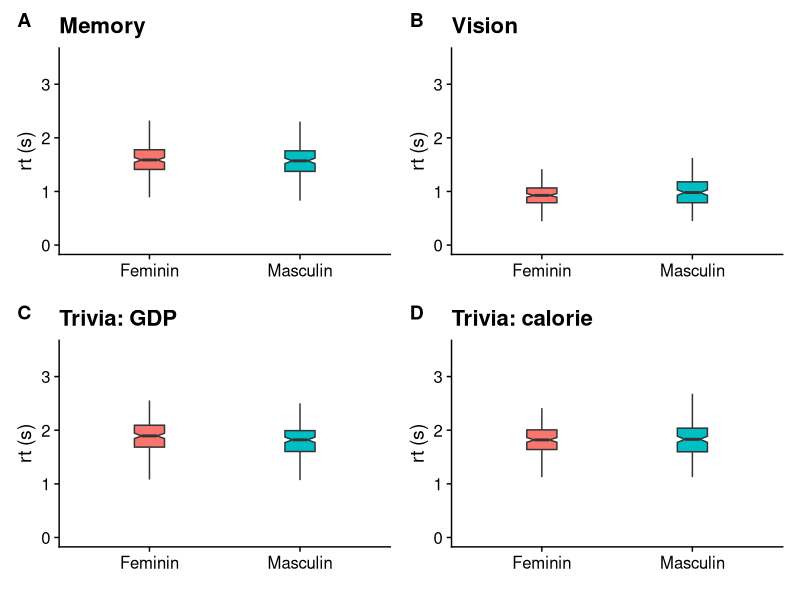
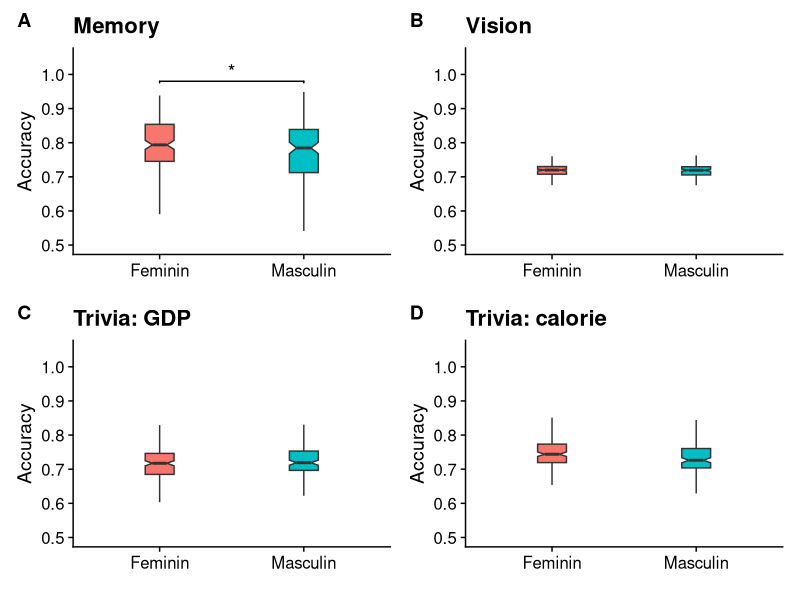

Write the R code that produced these figures, in order.
# clear environment and load core tables ----------------------------------
# clear environment
rm(list = ls())

# megatable 
megatable <- read.csv('../data/megatable.csv')
megatable_long <- read.csv('../data/megatable_long.csv')

# t1
t1_data <- read.csv('../data/t1.csv')
t1_long <-read.csv('../data/t1_long.csv')

# remove useless first columns
megatable <- megatable[,-1]
megatable_long <- megatable_long[,-1]
t1_data <- t1_data[,-1]
t1_long <- t1_long[,-1]

# load packages
library(dplyr)
library(tidyr)
library(car)
library(rstatix)
library(ggplot2)
library(ggpubr)
library(ggsignif)
library(gridExtra)
library(patchwork)
library(cowplot)
library(stringr)


# Split the tables --------------------------------------------------------
t1_rt <- t1_long %>%
  filter(str_detect(mod, "rt")) 
t1_rt <- t1_rt %>%
  filter(!str_detect(mod, "avg"))

t1_acc <- t1_long %>%
  filter(str_detect(mod, "acc"))
t1_acc <- t1_acc %>%
  filter(!str_detect(mod, "avg"))
colnames(t1_rt)[4] <- "rt"
colnames(t1_acc)[4] <- "acc"


# test assumptions --------------------------------------------------------
# shaprio test the values for each group

# for accuracy
# for rt
normrt <- t1_rt %>%
  group_by(gender, mod) %>%
  shapiro_test(rt)

normacc <- t1_acc %>%
  group_by(gender, mod) %>%
  shapiro_test(acc)

# any significant columns?
sum(normrt$p <= 0.05)
sum(normacc$p <= 0.05)
#yup 

# levene test for equal variance
# apply correct and relevant columns
levenert <- lapply(t1_data[c(7:10)], leveneTest, group = t1_data$gender)
leveneacc <- lapply(t1_data[c(3:6)], leveneTest, group = t1_data$gender)

# see outcomes
levenert #vision is significant (**)
leveneacc # memory is significant (**)


# get means ---------------------------------------------------------------
options(digits = 12)

rt_mean <- t1_rt %>%
  group_by(gender, mod) %>%
  summarise(mean(rt))
#View(rt_mean)
rt_sd <- t1_rt %>%
  group_by(gender, mod) %>%
  summarise(sd(rt))
#View(rt_sd)

acc_mean <- t1_acc %>%
  group_by(gender, mod) %>%
  summarise(mean(acc))
#View(acc_mean)
acc_sd <- t1_acc %>%
  group_by(gender, mod) %>%
  summarise(sd(acc))
#View(acc_sd)

# run anovas --------------------------------------------------------------
# rt
rt.aov <- anova_test(data = t1_rt, dv = rt, wid = subj, between = gender, within = mod)
get_anova_table(rt.aov) #modality effect

# acc
acc.aov <- anova_test(data = t1_acc, dv = acc, wid = subj, between = gender, within = mod)
get_anova_table(acc.aov) # all significant

# post hoc for modality effect rt
rt.one <- t1_rt %>%
  group_by(gender) %>%
  anova_test(dv = rt, wid = subj, within = mod) %>%
  get_anova_table() %>%
  adjust_pvalue(method = "holm")
rt.one
# modality had an effect in men and women

# paired t-tests to see which modalities have different reaction times within a gender
pwcrt <- t1_rt %>%
  group_by(gender) %>%
  pairwise_t_test(rt ~ mod, p.adjust.method = "holm")
pwcrt

# now the post hoc for accuracy differences
acc.gen <- t1_acc %>%
  group_by(mod) %>%
  anova_test(dv = acc, wid = subj, between = gender) %>%
  get_anova_table() %>%
  adjust_pvalue(method = "holm")
acc.gen

acc.mod <- t1_acc %>%
  group_by(gender) %>%
  anova_test(dv = acc, wid = subj, within = mod) %>%
  get_anova_table() %>%
  adjust_pvalue(method = "holm")
acc.mod
# accuracy differences across modalities in both genders

# paired t-tests to see which modalities have different accuracy within a gender
pwcacc <- t1_acc %>%
  group_by(gender) %>%
  pairwise_t_test(acc ~ mod, p.adjust.method = "holm")
pwcacc

# plot plot plot ----------------------------------------------------------
# for reaction time
rtmem <- ggplot(t1_data, aes(x = gender, y = rt_mem, group = gender, fill=gender))+
  geom_boxplot(notch = T, outlier.shape = NA, width = 0.2, show.legend = FALSE) +
  labs(title="Memory", y="rt (s)", tag = "A") +
  ylim(0,3.5)+
  xlab(element_blank())+
  theme_cowplot()

rtvis <- ggplot(t1_data, aes(x = gender, y = rt_vis, group = gender, fill=gender))+
  geom_boxplot(notch = T, outlier.shape = NA, width = 0.2, show.legend = FALSE) +
  labs(title="Vision", y="rt (s)", tag = "B") +
  ylim(0,3.5)+
  xlab(element_blank())+
  theme_cowplot()

rtgdp <- ggplot(t1_data, aes(x = gender, y = rt_gdp, group = gender, fill=gender))+
  geom_boxplot(notch = T, outlier.shape = NA, width = 0.2, show.legend = FALSE) +
  labs(title="Trivia: GDP", y="rt (s)", tag = "C") +
  ylim(0,3.5)+
  xlab(element_blank())+
  theme_cowplot()

rtcal <- ggplot(t1_data, aes(x = gender, y = rt_cal, group = gender, fill=gender))+
  geom_boxplot(notch = T, outlier.shape = NA, width = 0.2, show.legend = FALSE) +
  labs(title="Trivia: calorie", y="rt (s)", tag = "D") +
  ylim(0,3.5)+
  xlab(element_blank())+
  theme_cowplot()

rtmem + rtvis + rtgdp + rtcal + plot_layout()

# for accuracy
accmem <- ggplot(t1_data, aes(x = gender, y = acc_mem, group = gender, fill=gender))+
  geom_boxplot(notch = T, outlier.shape = NA, width = 0.2, show.legend = FALSE) +
  labs(title="Memory", y="Accuracy", tag = "A") +
  ylim(0.5, 1.05) +
  xlab(element_blank())+
  theme_cowplot()+
  geom_signif(y_position = 0.98, xmin = 1, xmax = 2, annotation = c("*"), tip_length = 0.01, textsize = 5, size = 0.5, col = "black")

accvis <- ggplot(t1_data, aes(x = gender, y = acc_vis, group = gender, fill=gender))+
  geom_boxplot(notch = T, outlier.shape = NA, width = 0.2, show.legend = FALSE) +
  labs(title="Vision", y="Accuracy", tag = "B") +
  ylim(0.5, 1.05)+
  xlab(element_blank())+
  theme_cowplot()

accgdp <- ggplot(t1_data, aes(x = gender, y = acc_gdp, group = gender, fill=gender))+
  geom_boxplot(notch = T, outlier.shape = NA, width = 0.2, show.legend = FALSE) +
  labs(title="Trivia: GDP", y="Accuracy", tag = "C") +
  ylim(0.5, 1.05)+
  xlab(element_blank())+
  theme_cowplot()


acccal <- ggplot(t1_data, aes(x = gender, y = acc_cal, group = gender, fill=gender))+
  geom_boxplot(notch = T, outlier.shape = NA, width = 0.2, show.legend = FALSE) +
  labs(title="Trivia: calorie", y="Accuracy", tag = "D") +
  ylim(0.5, 1.05)+  
  xlab(element_blank())+
  theme_cowplot()

accmem + accvis + accgdp + acccal + plot_layout()

